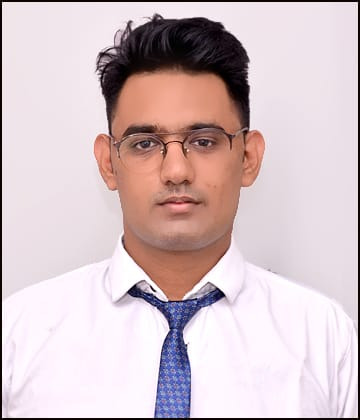
#> input picture deepak.jpeg, 360 x 420 px
$ jupyter execute --allow-errors Image_Compression_using_PCA.ipynb
#> lines starting #> are read from the running program, lines starting #| are printed output that depends on the picture
<a href="https://colab.research.google.com/github/PrinceGhotar/Image-Compression/blob/main/Image_Compression_using_PCA.ipynb" target="_parent"></a>

[cell 1]
import numpy as np
import pandas as pd
import cv2
import matplotlib.pyplot as plt
from sklearn.decomposition import PCA
from skimage import io

[cell 2]
img = cv2.cvtColor(cv2.imread("deepak.jpeg"),cv2.COLOR_BGR2RGB)

[cell 3]
img.shape
#> Out = (420, 360, 3)

[cell 4]
plt.imshow(img)

[cell 5]
r,g,b =cv2.split(img)
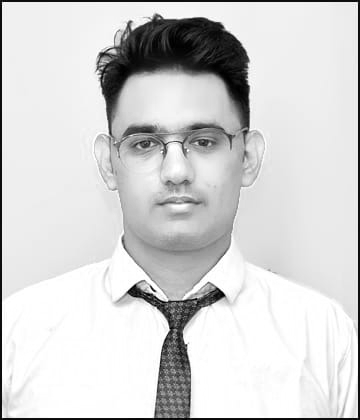
#> r: shape (420, 360); min 0, max 255, mean 212.2
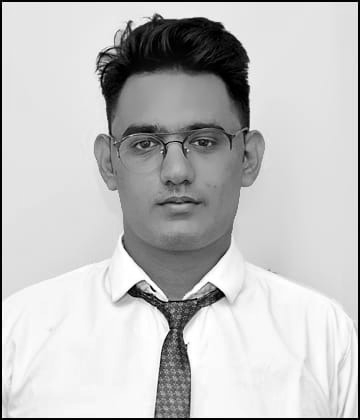
#> g: shape (420, 360); min 0, max 255, mean 193.3
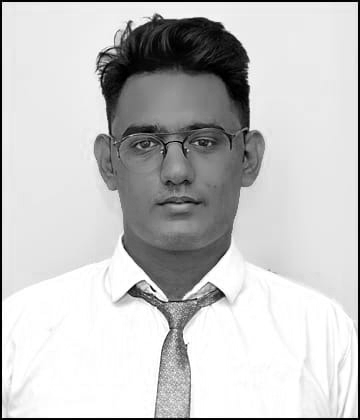
#> b: shape (420, 360); min 0, max 255, mean 197.5

[cell 6]
r,g,b =r/255,g/255,b/255

[cell 7]
plt.imshow(r)

[cell 8]
plt.imshow(g)

[cell 9]
plt.imshow(b)

[cell 10]
pca_components = 50
pca_r = PCA(n_components=pca_components)
reduced_r = pca_r.fit_transform(r)
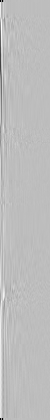
#> reduced_r: shape (420, 50) float64; min -10.77, max 3.73, mean -7.89e-17; drawn with min black and max white

[cell 11]
reduced_r.shape
#> Out = (420, 50)

[cell 12]
pca_g = PCA(n_components=pca_components)
reduced_g = pca_g.fit_transform(g)

pca_b = PCA(n_components=pca_components)
reduced_b = pca_b.fit_transform(b)
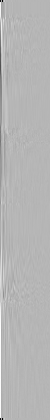
#> reduced_b: shape (420, 50) float64; min -11.16, max 4.48, mean -1.4e-16; drawn with min black and max white

[cell 13]
combined = np.array([reduced_r,reduced_g,reduced_b])

[cell 14]
combined.shape
#> Out = (3, 420, 50)

[cell 15]
reconstructed_r = pca_r.inverse_transform(reduced_r)
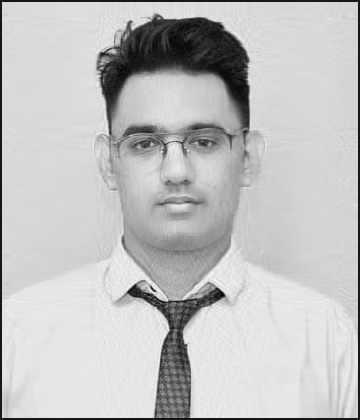
#> reconstructed_r: shape (420, 360) float64; min -0.0545, max 1.11, mean 0.832; drawn with min black and max white
reconstructed_r.shape
#> Out = (420, 360)

[cell 16]
reconstructed_g = pca_g.inverse_transform(reduced_g)
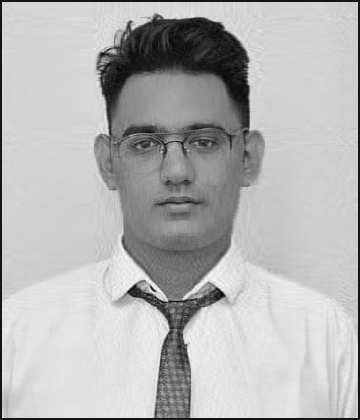
#> reconstructed_g: shape (420, 360) float64; min -0.0825, max 1.1, mean 0.758; drawn with min black and max white
reconstructed_b = pca_b.inverse_transform(reduced_b)
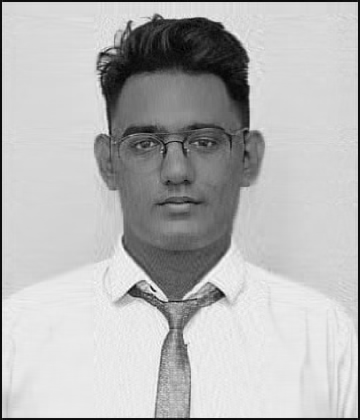
#> reconstructed_b: shape (420, 360) float64; min -0.0548, max 1.1, mean 0.775; drawn with min black and max white

[cell 17]
img_reconstructed = (cv2.merge((reconstructed_r,reconstructed_g,reconstructed_b)))
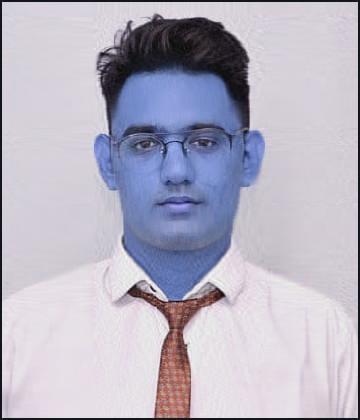
#> img_reconstructed: shape (420, 360, 3) float64; mean of channels 0, 1, 2 0.832, 0.758, 0.775; drawn with min black and max white

[cell 18]
io.imshow(img_reconstructed)

[cell 19]
img_reconstructed.shape
#> Out = (420, 360, 3)
